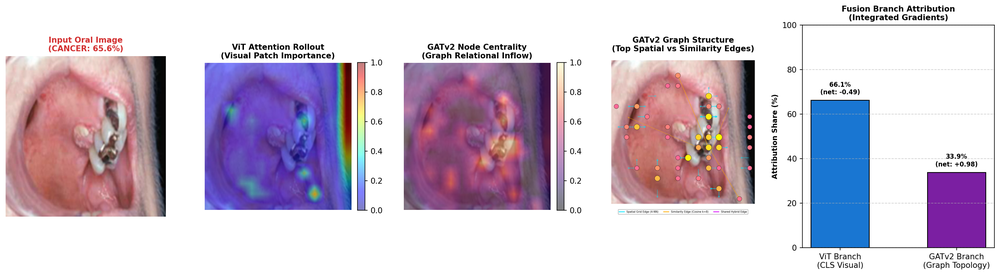
#> input picture reports/xai_examples/val_case_01_cancer_xai_explanation.png, 1000 x 275 px, shrunk from 2677 x 735 before the run
$ python -i edge_features.py   (imports and definitions only)   (older library calls are emulated)
#> lines starting #> are read from the running program, lines starting #| are printed output that depends on the picture
#> further down, picture is the input picture: PIL image 1000x275 RGBA; mean R, G, B, A 205.8, 193, 208.5, 255
"""
Edge and Gradient Feature Extractor
==================================
Project: Oral Cancer Screening Using Vision Transformer and Graph Attention Network with Explainable AI

Extracts 14 edge and gradient features using Sobel operators:
1. Magnitude mean (1 feature)
2. Magnitude std (1 feature)
3. Magnitude skewness (1 feature)
4. Magnitude kurtosis (1 feature)
5. Edge density at threshold T1 (pixels with magnitude > mean(magnitude)) (1 feature)
6. Edge density at threshold T2 (pixels with magnitude > mean(magnitude) + std(magnitude)) (1 feature)
7. Magnitude-weighted orientation histogram with 8 bins over [0 deg, 180 deg) (8 features)
Total: 14 features.
"""

from typing import Union
import cv2
import numpy as np
from PIL import Image


def extract_edge_features(
    image: Union[np.ndarray, Image.Image]
) -> np.ndarray:
    """
    Extracts 14-dimensional edge and gradient statistics and orientation histogram.
    """
    if isinstance(image, Image.Image):
        image = np.array(image.convert("RGB"))

    if image.ndim == 3:
        gray = cv2.cvtColor(image, cv2.COLOR_RGB2GRAY)
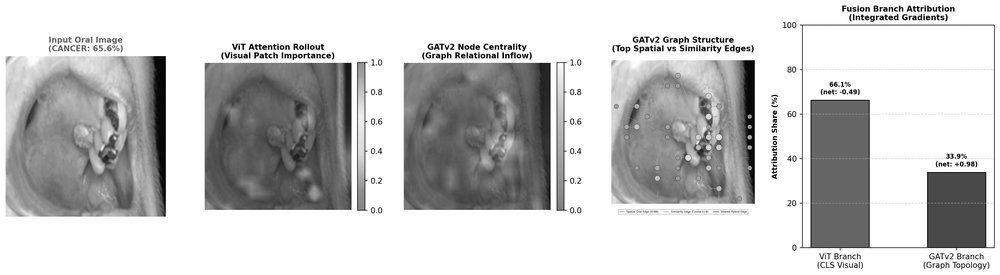
#> gray: shape (275, 1000); min 0, max 255, mean 198.6
    else:
        gray = image.copy()

    gray = gray.astype(np.float32)

    # 1. Sobel gradients
    gx = cv2.Sobel(gray, cv2.CV_32F, 1, 0, ksize=3)
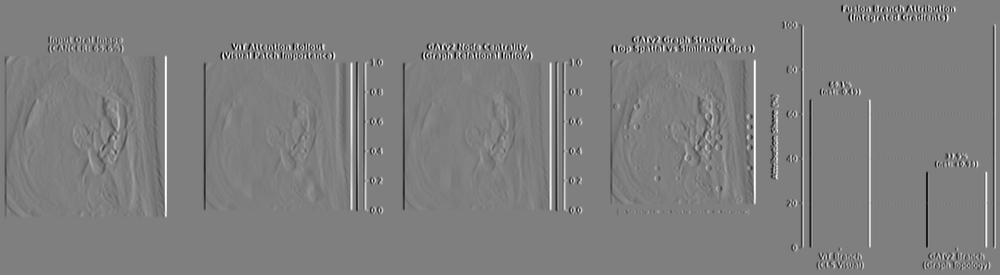
#> gx: shape (275, 1000) float32; min -1016, max 1020, mean 0; drawn with min black and max white
    gy = cv2.Sobel(gray, cv2.CV_32F, 0, 1, ksize=3)
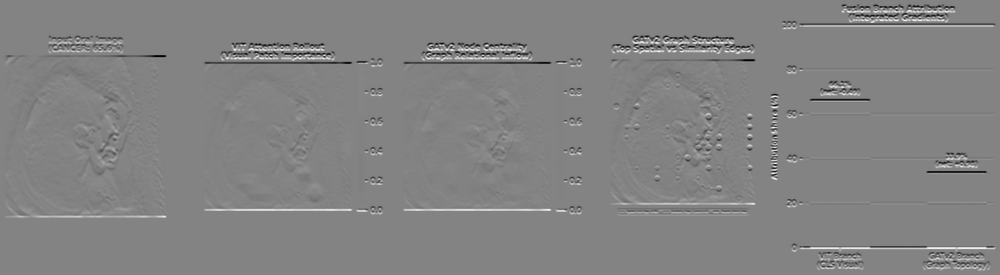
#> gy: shape (275, 1000) float32; min -1020, max 965, mean 0; drawn with min black and max white

    # 2. Magnitude and orientation
    mag = np.sqrt(gx ** 2 + gy ** 2)
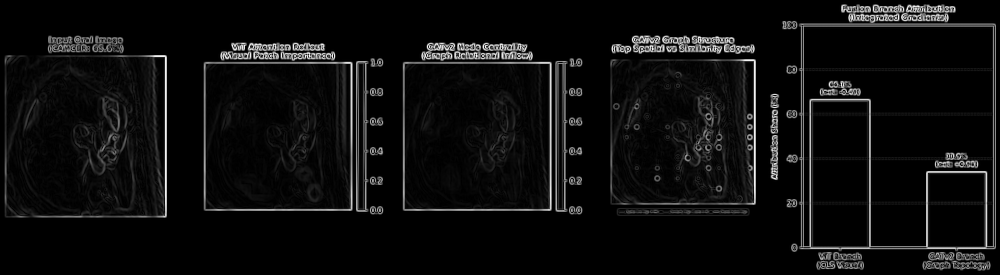
#> mag: shape (275, 1000) float32; min 0, max 1062.4, mean 58.2; drawn with min black and max white
    # Orientation in radians [-pi, pi] -> degrees [0, 180)
    angle_rad = np.arctan2(gy, gx)
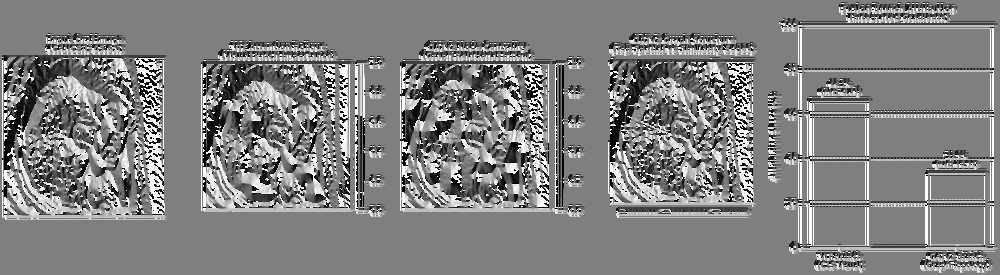
#> angle_rad: shape (275, 1000) float32; min -3.14, max 3.14, mean 0.0453; drawn with min black and max white
    angle_deg = np.rad2deg(angle_rad) % 180.0
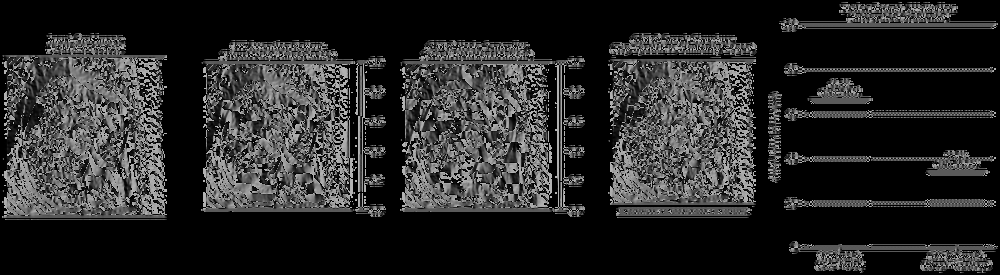
#> angle_deg: shape (275, 1000) float32; min 0, max 179.9, mean 40.3

    mag_flat = mag.ravel()
    mean_mag = float(np.mean(mag_flat))
#> mean_mag = 58.17
    std_mag = float(np.std(mag_flat))
#> std_mag = 148.7

    if std_mag < 1e-6:
        skew_mag = 0.0
        kurt_mag = 0.0
    else:
        normed = (mag_flat - mean_mag) / std_mag
        skew_mag = float(np.mean(normed ** 3))
#> skew_mag = 3.65
        kurt_mag = float(np.mean(normed ** 4) - 3.0)  # Excess kurtosis
#> kurt_mag = 13.87

    # Edge densities
    t1 = mean_mag
#> t1 = 58.17
    t2 = mean_mag + std_mag
#> t2 = 206.8
    density_t1 = float(np.mean(mag_flat > t1))
#> density_t1 = 0.183
    density_t2 = float(np.mean(mag_flat > t2))
#> density_t2 = 0.0818

    # Magnitude-weighted orientation histogram (8 bins over 0..180)
    hist, _ = np.histogram(
        angle_deg.ravel(),
        bins=8,
        range=(0.0, 180.0),
        weights=mag_flat
    )
#> hist = [4653778, 1110541.2, 1050362.9, 1899201.2, 2288329.5, 1135466.6, 1204814, 2655334.8]
    hist_sum = np.sum(hist)
#> hist_sum = 15997828
    if hist_sum > 1e-9:
        hist_norm = hist / hist_sum
#> hist_norm = [0.291, 0.0694, 0.0657, 0.119, 0.143, 0.071, 0.0753, 0.166]
    else:
        hist_norm = np.ones(8, dtype=np.float32) / 8.0

    features = [
        mean_mag,
        std_mag,
        skew_mag,
        kurt_mag,
        density_t1,
        density_t2,
    ] + hist_norm.tolist()
#> features = [58.17, 148.7, 3.65, 13.87, 0.183, 0.0818, 0.291, 0.0694, 0.0657, 0.119, 0.143, 0.071, 0.0753, 0.166]

    out = np.array(features, dtype=np.float32)
#> out has the same summary as features
    assert len(out) == 14, f"Expected 14 edge features, got {len(out)}"
    return out

>>> from PIL import Image
>>> picture = Image.open('../../reports/xai_examples/val_case_01_cancer_xai_explanation.png')
>>> result = extract_edge_features(picture)
#> result has the same summary as features in extract_edge_features
